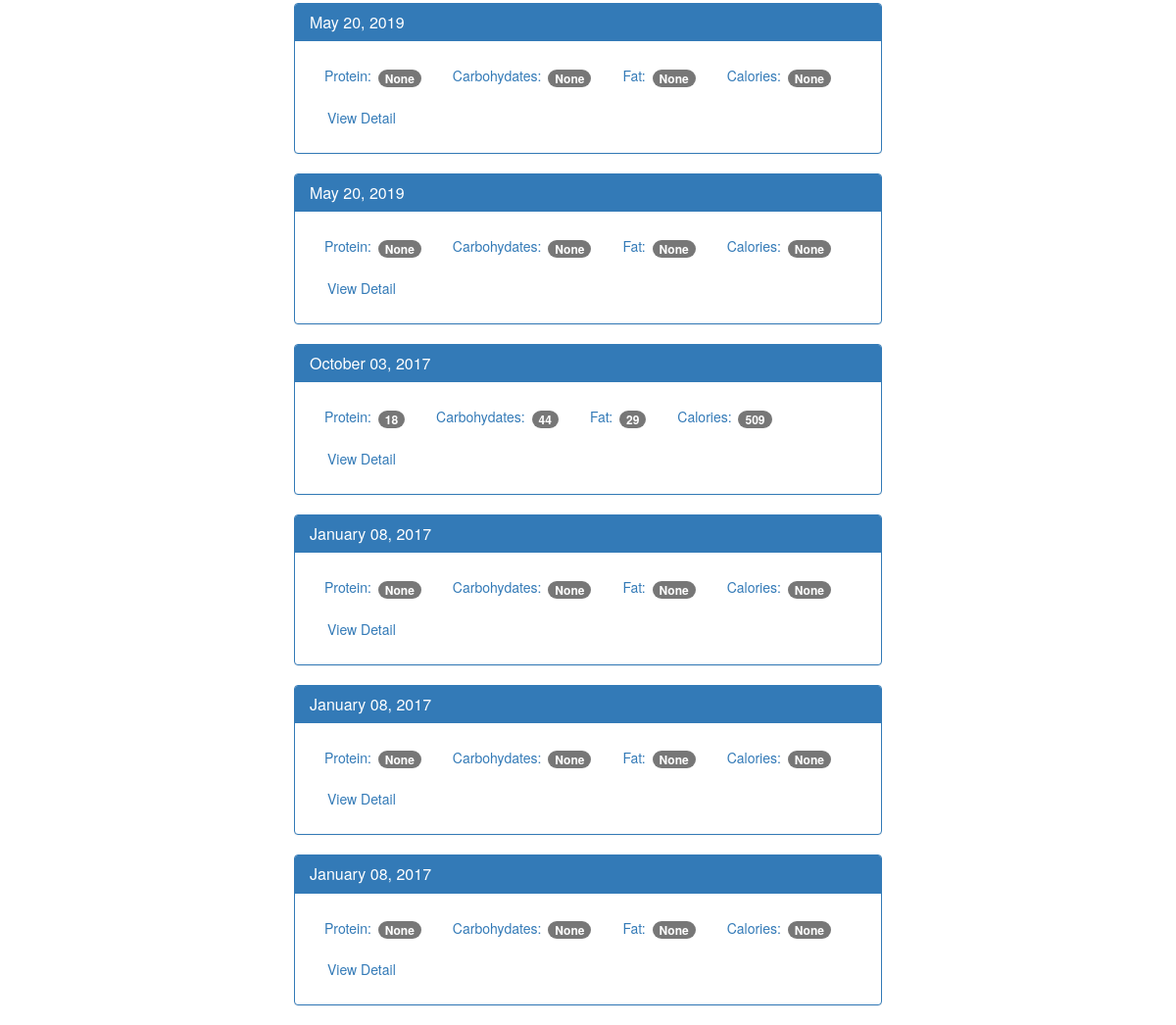
Before: / (lower part) with the older database file.
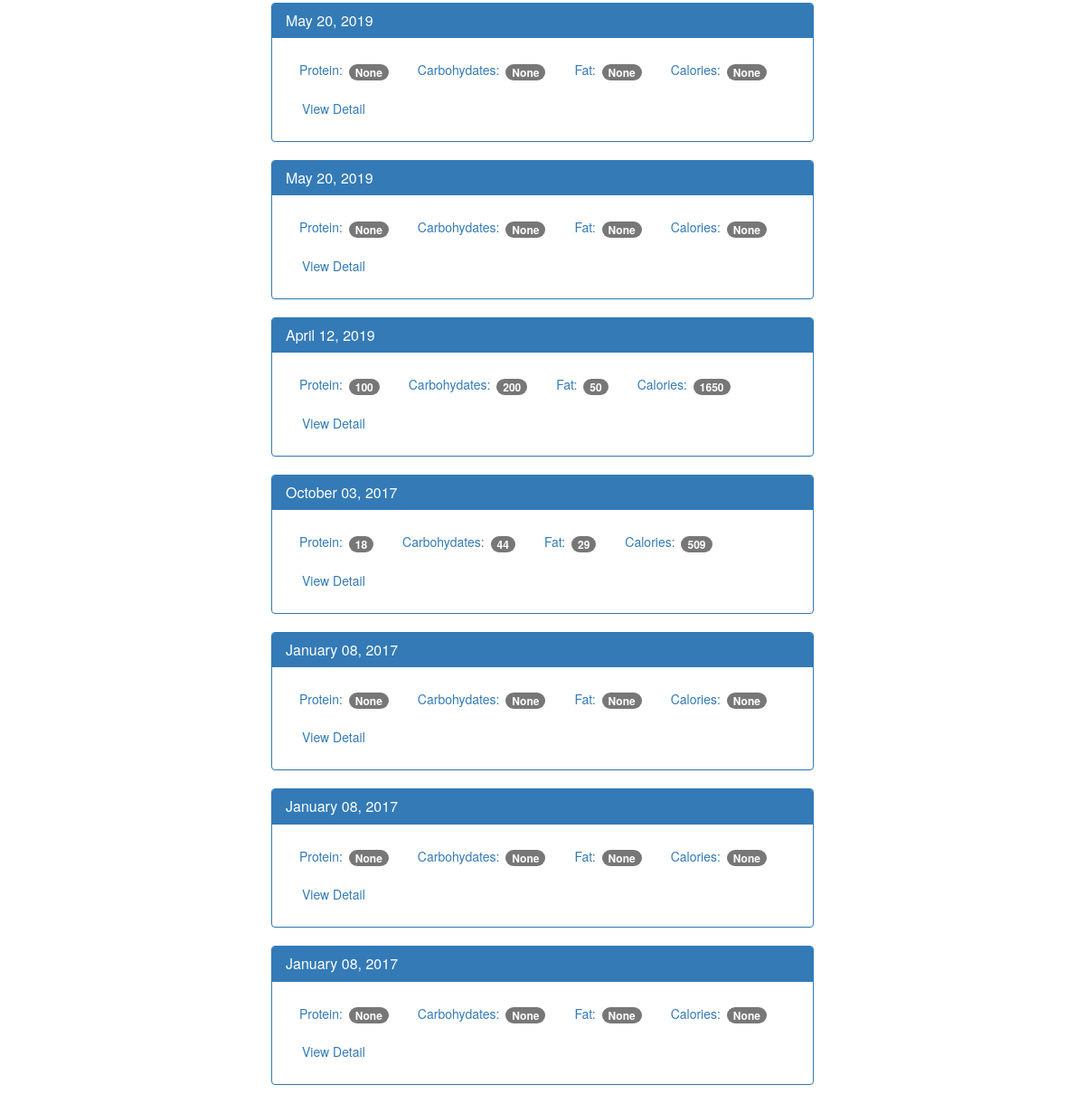
After: the same page with the newer database file.
### tables this page shows
CREATE TABLE log_date (
  id integer primary key autoincrement,
  entry_date date not null
);

### app.py (the view)
@app.route('/', methods=['POST', 'GET'])
def index():
  db = get_db()
  if request.method == 'POST':
    date = request.form['date']
    dt = datetime.strptime(date, '%Y-%m-%d')
    database_date = datetime.strftime(dt, '%Y%m%d')
    db.execute('insert into log_date (entry_date) values (?)', [database_date])
    db.commit()
  cur = db.execute('''select log_date.entry_date, sum(food.protein) as protein, sum(food.carbohydrates) as carbohydrates,
  sum(food.fat) as fat, sum(food.calories) as calories from log_date
  left join food_date on food_date.log_date_id = log_date.id
  left join food on food.id = food_date.food_id group by log_date.id order by log_date.entry_date desc''')
  results = cur.fetchall()
  date_results = []
  for i in results:
    single_date = {}
    single_date['entry_date'] = i['entry_date']
    single_date['protein'] = i['protein']
    single_date['carbohydrates'] = i['carbohydrates']
    single_date['fat'] = i['fat']
    single_date['calories'] = i['calories']
    d = datetime.strptime(str(i['entry_date']), '%Y%m%d')
    single_date['pretty_date'] = datetime.strftime(d, '%B %d, %Y')
    date_results.append(single_date)
  return render_template('home.html', results=date_results)

### db.py (called while the page is built)
def connect_db():
  sql = sqlite3.connect('food_log.db')
  sql.row_factory = sqlite3.Row
  return sql

def get_db():
  if not hasattr(g, 'sqlite_db'):
    g.sqlite3_db = connect_db()
  return g.sqlite3_db

### templates/home.html (shortened to what this page needs)
{% extends 'base.html' %}
{% block body %}
    <div class="container theme-showcase col-sm-6 col-sm-offset-3" role="main">
      <div class="row">
        <div>
          {% for result in results %}
          <div class="panel panel-primary">
            <div class="panel-heading">
              <h3 class="panel-title">{{ result.pretty_date }}</h3>
            </div>
            <div class="panel-body">
              <ul class="nav nav-pills" role="tablist">
                <li><a>Protein: <span class="badge">{{ result.protein }}</span></a></li>
                <li><a>Carbohydates: <span class="badge">{{ result.carbohydrates }}</span></a></li>
                <li><a>Fat: <span class="badge">{{ result.fat }}</span></a></li>
                <li><a>Calories: <span class="badge">{{ result.calories }}</span></a></li>
                <li><a href="{{ url_for('view', date=result.entry_date) }}" type="button" class="btn btn-link">View Detail</a></li>
              </ul>
            </div>
          </div>
          {% endfor %}
        </div>
      </div>
    </div>
{% endblock body %}

### templates/base.html (shortened to what this page needs)
<!DOCTYPE html>
<html lang="en">
  <head>
    <link href="{{ url_for('static', filename="css/bootstrap.min.css") }}" rel="stylesheet">
    <link href="{{url_for('static', filename="css/theme.css") }}" rel="stylesheet">
  </head>
  <body>
    {% block body %}
    {% endblock body %}
  </body>
</html>

### static/css/theme.css (style rules this page uses)
body { padding-top: 70px; padding-bottom: 30px; }

Changed rows visible on the page:
added log_date: pretty_date "April 12, 2019", protein "100", carbohydrates "200", fat "50", calories "1650"
